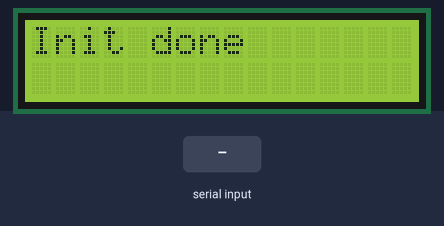
Bench run of a sketch on a simulated Arduino Uno, built with avr-gcc and run on an emulated ATmega328P. Parts: 16×2 character LCD. Inputs (shaded band) come from the test bench.

Above: at 1.3 s.
1.4 s: byte 30 received over Serial
At 2.6 s:
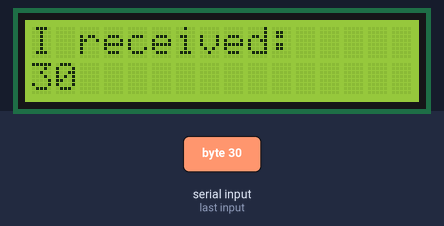
2.9 s: byte 90 received over Serial
At 3.9 s:
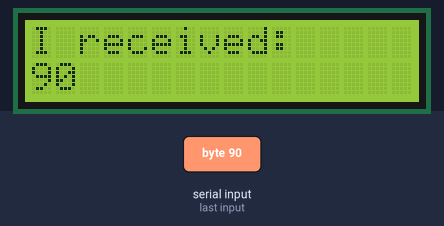
4.4 s: byte 120 received over Serial
At 5.1 s:
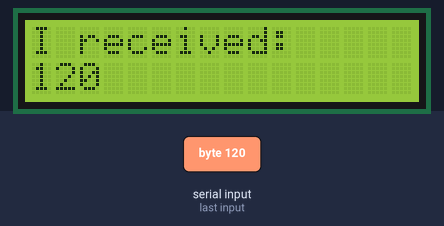
Timing chart, 0 to 7.4 s (numbered marks = the images above; inputs shaded):
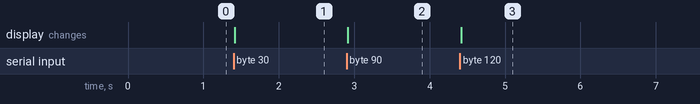

Measured:
- after the input at 1.4 s, the display: changes at once (image 1)
- after the input at 2.9 s, the display: changes at once (image 2)
- after the input at 4.4 s, the display: changes at once (image 3)

The sketch:

SerialJavaCommunicationsLCD.ino
```cpp
#include <Wire.h>
#include <LiquidCrystal_I2C.h> // LiquidCrystal_I2C library

LiquidCrystal_I2C lcd(0x3F,20,4); // 0x3F is the i2c address of the LCM1602 IIC v1 module (might differ)

void setup() {
  lcd.begin(16, 2); // begins connection to the LCD module
  /* lcd.backlight(); // turns on the backlight
  lcd.clear(); */
  lcd.init();                      // initialize the lcd
  lcd.backlight();


  Serial.begin(9600);
  while (!Serial) {
    ; // wait for serial port to connect.
  }

  lcd.setCursor(0, 0); // set cursor to first row
  lcd.print("Init done"); // print to lcd

}

void loop() {
  if (Serial.available() > 0) {
    byte incomingByte = 0;
    incomingByte = Serial.read(); // read the incoming byte:
    if (incomingByte != -1) { // -1 means no data is available
      lcd.setCursor(0, 0); // set cursor to first row
      lcd.print("I received: "); // print out to LCD
      lcd.setCursor(0, 1); // set cursor to second row
      lcd.print(incomingByte); // print out the retrieved value to the second row
    }
  }
}
```
